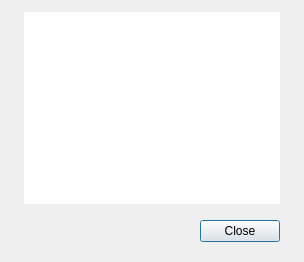
<?xml version="1.0" encoding="UTF-8"?>
<ui version="4.0">
 <class>AboutLegalDialog</class>
 <widget class="QDialog" name="AboutLegalDialog">
  <property name="geometry"><rect><x>0</x><y>0</y><width>0</width><height>0</height></rect></property>
  <property name="windowTitle"><string>About</string></property>
  <property name="windowIcon"><iconset><normaloff>:/misc/meta.png</normaloff>:/misc/meta.png</iconset></property>
  <layout class="QVBoxLayout" name="verticalLayout">
   <property name="leftMargin"><number>24</number></property>
   <property name="topMargin"><number>12</number></property>
   <property name="rightMargin"><number>24</number></property>
   <property name="bottomMargin"><number>20</number></property>
   <property name="spacing"><number>16</number></property>
   <item>
    <widget class="QTextBrowser" name="content_scroll_area">
     <property name="frameShape"><enum>QFrame::NoFrame</enum></property>
     <property name="openExternalLinks"><bool>true</bool></property>
     <property name="lineWrapMode"><enum>QTextEdit::WidgetWidth</enum></property>
     <property name="sizePolicy"><sizepolicy hsizetype="Expanding" vsizetype="Expanding"><horstretch>0</horstretch><verstretch>1</verstretch></sizepolicy></property>
    </widget>
   </item>
   <item><widget class="QDialogButtonBox" name="buttonBox"><property name="orientation"><enum>Qt::Horizontal</enum></property><property name="standardButtons"><set>QDialogButtonBox::Close</set></property></widget></item>
  </layout>
 </widget>
 <resources><include location="images/icons.qrc"/></resources>
 <connections><connection><sender>buttonBox</sender><signal>rejected()</signal><receiver>AboutLegalDialog</receiver><slot>reject()</slot></connection></connections>
</ui>
